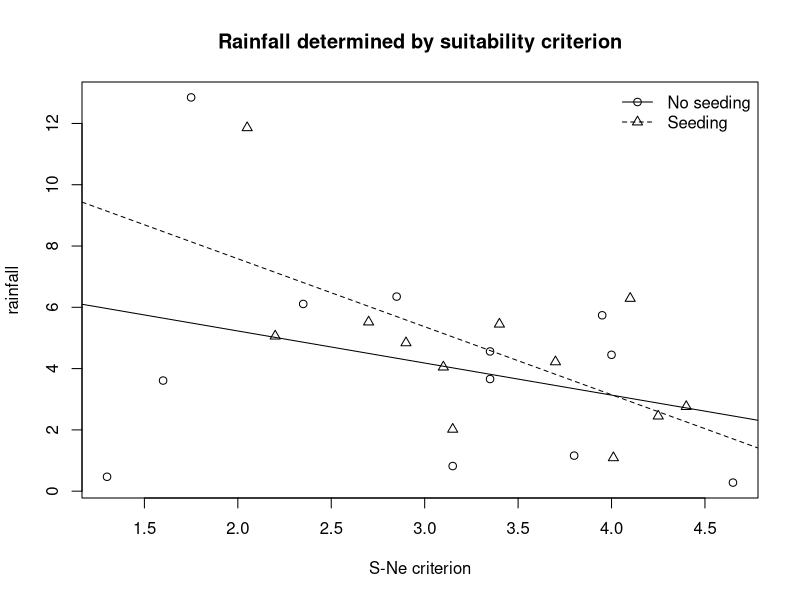
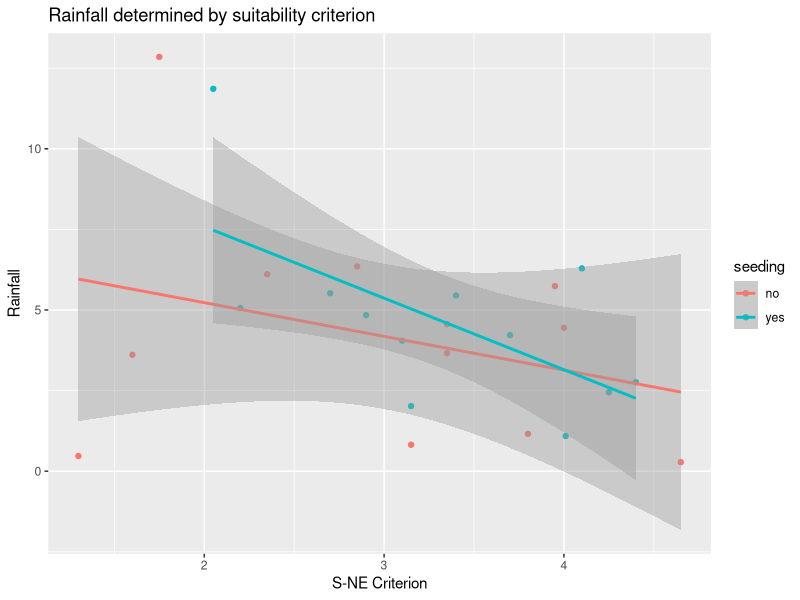
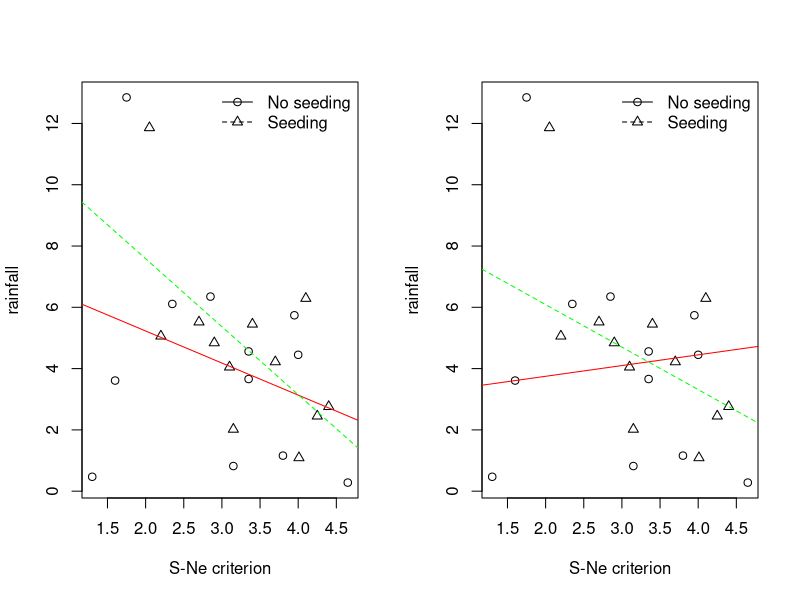
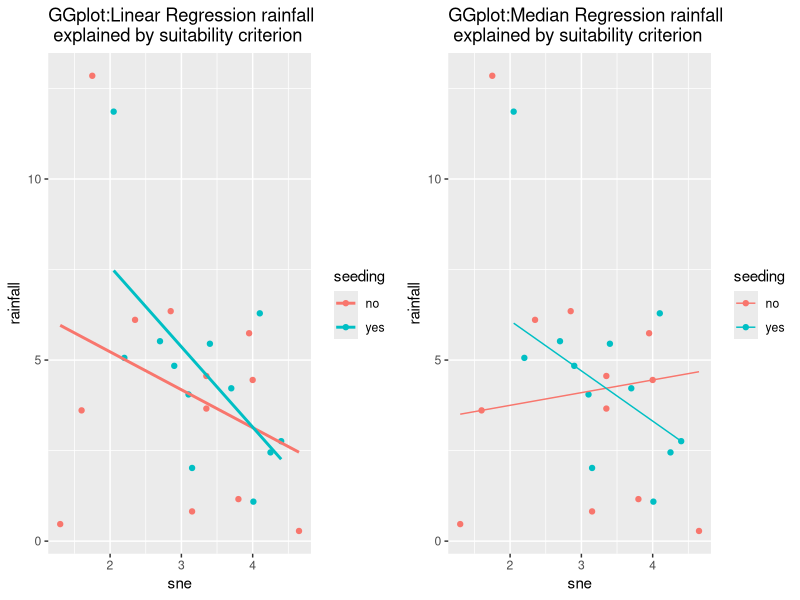
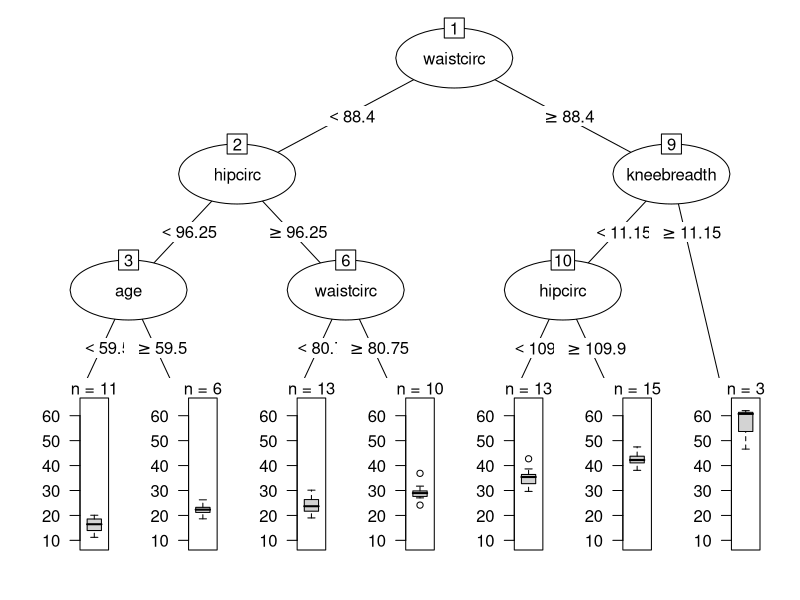
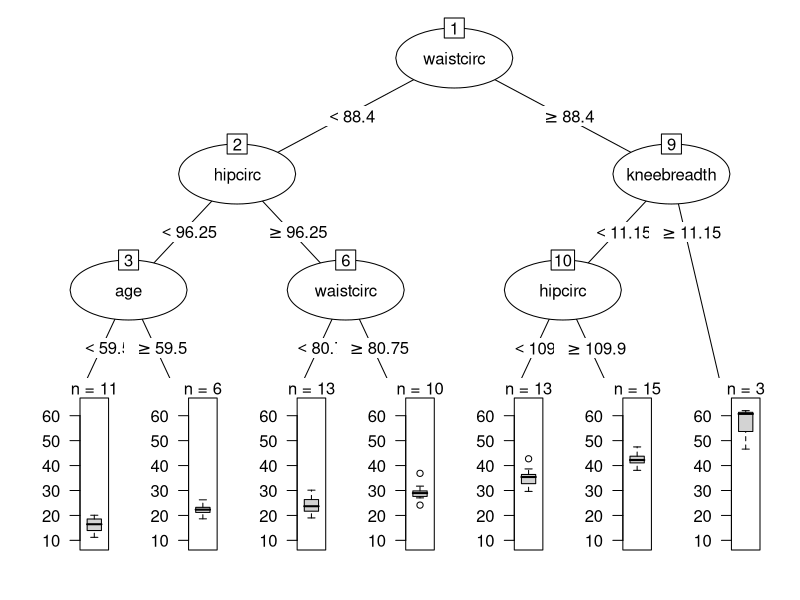
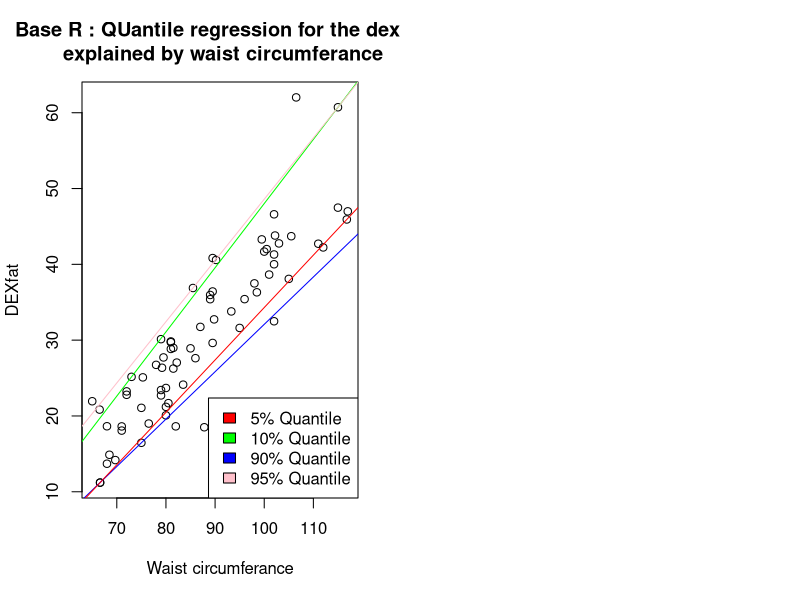
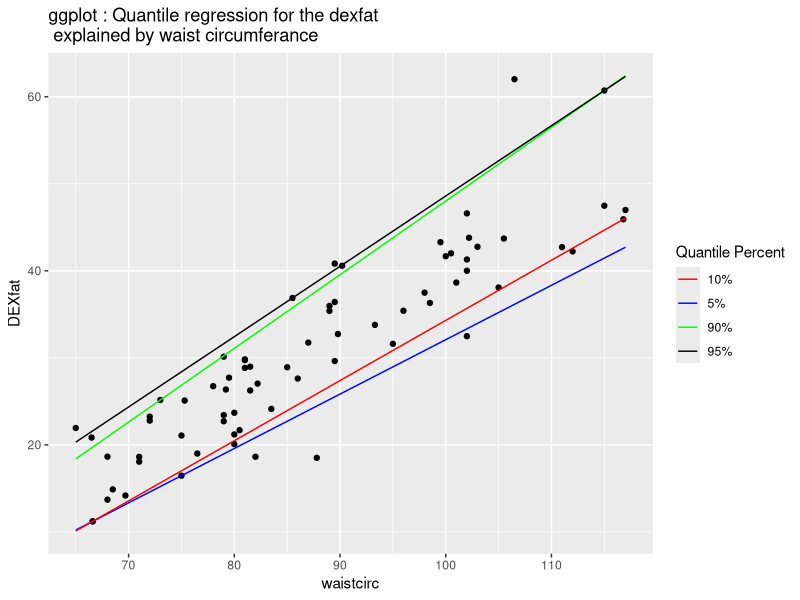

R code for these plots, in order:
## ---- chunk 1
knitr::opts_chunk$set(message=F,warning=F,echo=F,fig_height=10,fig_width=7,cache = F)
## ---- chunk 2
library(quantreg)
library(ggplot2)
library("gridExtra")
data("clouds", package = "HSAUR3")


clouds_formula <- rainfall ~ seeding + seeding:(sne + cloudcover + prewetness + echomotion) + time
che.lm <- lm(clouds_formula, data = clouds)
summary(che.lm)
cat("The seedingyes variable is the most significant variable in the model followed by seedingyes:sne")


# Median regression 
cat("Now we choose continous variable sne to fit our linear model")
med_reg <- rq(rainfall ~ sne, data = clouds, tau= 0.5)
# To see the P-values
summary(med_reg, se = "boot")
# To see the coffecients
# summary(med_reg)



# Linear regression
cat("Now we choose continous variable sne to fit our linear model")
lin_reg <- lm(rainfall~sne, data = clouds)
summary(lin_reg)



# MSE for the models 
MSE.med <- mean((predict(med_reg, data = clouds, type = "response")-clouds$rainfall)^2)
MSE.lm <- mean((predict(lin_reg, data = clouds)-clouds$rainfall)^2)

# Creating the table for the errors
final.data <- cbind(MSE.med, MSE.lm)
colnames(final.data) <- c("MSE of Median Regression", "MSE of Linear regression")
knitr::kable(final.data, digits = 3, caption = "MSE for the Median and linear Regression")


# Base R 
psymb <- as.numeric(clouds$seeding)
plot(rainfall ~ sne,
     main = ("Rainfall determined by suitability criterion"), data = clouds, pch = psymb,
xlab = "S-Ne criterion")
abline(lm(rainfall ~ sne, data = clouds,
subset = seeding == "no"))
abline(lm(rainfall ~ sne, data = clouds,
subset = seeding == "yes"), lty = 2)
legend("topright", legend = c("No seeding", "Seeding"),
pch = 1:2, lty = 1:2, bty = "n")

# Ggplot
ggplot(data=clouds, aes(x=sne, y=rainfall, col=seeding)) +
  geom_point() + geom_smooth(method='lm') +
  labs(title='Rainfall determined by suitability criterion',x='S-NE Criterion', 
       y='Rainfall')

# Graphical comaprision using Base R
layout(matrix(1:2,ncol=2))
psymb <- as.numeric(clouds$seeding)
plot(rainfall ~ sne, data = clouds, pch = psymb,
xlab = "S-Ne criterion")
abline(lm(rainfall ~ sne, data = clouds,
subset = seeding == "no"), col = "Red")
abline(lm(rainfall ~ sne, data = clouds,
subset = seeding == "yes"),col = "Green", lty = 2)
legend("topright", legend = c("No seeding", "Seeding"),
pch = 1:2, lty = 1:2, bty = "n")

plot(rainfall ~ sne, data = clouds, pch = psymb,
xlab = "S-Ne criterion")
abline(rq(rainfall ~ sne, data = clouds, tau = 0.5,
subset = seeding == "no"),col = "Red")
abline(rq(rainfall ~ sne, data = clouds,tau = 0.5,
subset = seeding == "yes"),col = "Green", lty = 2)
legend("topright", legend = c("No seeding", "Seeding"),
pch = 1:2, lty = 1:2, bty = "n")



# Graphical comparision in GGplot
gg_lm <- ggplot(clouds, aes(x = sne,y = rainfall, col = seeding))+ geom_point()+ geom_smooth(method='lm',se=FALSE)+
  labs(title = "GGplot:Linear Regression rainfall \n explained by suitability criterion", 
       xlab = "S-Ne ", ylab = "Rainfall" )

gg_med <- ggplot(clouds, aes(x = sne,y = rainfall, col = seeding))+ geom_point()+ 
  labs(title = "GGplot:Median Regression rainfall \n explained by suitability criterion", 
       xlab = "S-Ne ", ylab = "Rainfall" )+
  stat_quantile(quantiles=c(0.50), method='rq')


grid.arrange(gg_lm, gg_med, ncol= 2)


# referance : Brian S. Everitt, Torsten Hothorn - A handbook of statistical analyses using R-CRC 
# (2010)
# https://rstudio.com/wp-content/uploads/2016/11/ggplot2-cheatsheet-2.1.pdf

## ---- chunk 3
library(rpart)
library(partykit)
data(bodyfat, package = "TH.data")
bodfat_rpart <- rpart(DEXfat ~ age + waistcirc + hipcirc + elbowbreadth + kneebreadth, data = bodyfat, control = rpart.control(minsplit = 10))

# summary(bodfat_rpart)
plot(as.party(bodfat_rpart), tp_args = list(id = FALSE))

cat("CP table for the bodyfat")
print(bodfat_rpart$cptable)
 
min_cp <- which.min(bodfat_rpart$cptable[,"xerror"])
paste("CP value with the lowest xerror is: ",min_cp)
 
# extract the CP
cat("extracting the variable with the lowest xerror") 
cp <- bodfat_rpart$cptable[min_cp, "CP"]
bodyfat_prune <- prune(bodfat_rpart, cp = cp)

cat("Predicting the pruned regression tree of bodyfat data")
reg_tree <- predict(bodyfat_prune, data = bodyfat)

# Calculating MSE for the regression Tree
observed <- bodyfat$DEXfat
predict <- reg_tree
Reg_MSE <- mean((observed - predict)^2)

cat("Based on the pruning, plotting the regression tree")
plot(as.party(bodyfat_prune), tp_args = list(id = FALSE))


# Median regression model
bodyfat_medreg <- rq(DEXfat ~ age + waistcirc + hipcirc + elbowbreadth + kneebreadth, data=bodyfat, tau = 0.50)
summary(bodyfat_medreg)
med_reg_MSE<-  mean(bodyfat_medreg$residuals^2)


data_final <- cbind(Reg_MSE, med_reg_MSE)
colnames(data_final) <- c("MSE of Regression tree", "MSE of Median regression")
knitr::kable(data_final, digits = 3, caption = "MSE for the regression tree and median Regression")


# referance : Brian S. Everitt, Torsten Hothorn - A handbook of statistical analyses using R-CRC 
# (2010)
# https://stats.stackexchange.com/questions/110999/r-confused-on-residual-terminology
## ---- chunk 4
cat("Although we can choose waistcirc or hipcirc from the above pruned regression tree because it explaines the maximun data but I also want to choose by linear regression")

# For linear regression

bodyfat_lm <- lm(DEXfat ~ age + waistcirc + hipcirc + elbowbreadth + kneebreadth, data = bodyfat)
summary(bodyfat_lm)

# TAU = c(0.05, 0.10, 0.90, 0.95)

bodyfat_0.05 <- rq(DEXfat ~ age + waistcirc, data = bodyfat,tau = 0.05)
summary(bodyfat_0.05)
bodyfat_0.10 <- rq(DEXfat ~ age + waistcirc, data = bodyfat,tau = 0.10)
summary(bodyfat_0.10)
bodyfat_0.90 <- rq(DEXfat ~ age + waistcirc, data = bodyfat,tau = 0.90)
summary(bodyfat_0.90)
bodyfat_0.95 <- rq(DEXfat ~ age + waistcirc, data = bodyfat,tau = 0.95)
summary(bodyfat_0.95)


# Base plot
plot(DEXfat ~ waistcirc, data = bodyfat, main = "Base R : QUantile regression for the dexfat\n explained by waist circumferance", xlab = "Waist circumferance")
abline(rq(DEXfat ~ waistcirc, data=bodyfat, tau = 0.05), col='blue')
abline(rq(DEXfat ~ waistcirc, data=bodyfat, tau = 0.10), col='Red')
abline(rq(DEXfat ~ waistcirc, data=bodyfat, tau = 0.90), col='Green')
abline(rq(DEXfat ~ waistcirc, data=bodyfat, tau = 0.95), col='Pink')
legend('bottomright', legend = c('5% Quantile', '10% Quantile','90% Quantile', '95% Quantile'),
       fill=c('red','green','blue', 'pink'))



# GGplot

ggplot(bodyfat, aes(x =waistcirc,y = DEXfat))+ geom_point()+
  labs(title = "ggplot : Quantile regression for the dexfat \n explained by waist circumferance", 
  xlab = "Waist Circumferance")+
  stat_quantile(quantiles=c(0.05), method='rq', aes(colour= '5%'))+
  stat_quantile(quantiles=c(0.10), method='rq', aes(colour= '10%'))+
  stat_quantile(quantiles=c(0.90), method='rq', aes(colour= '90%'))+
  stat_quantile(quantiles=c(0.95), method='rq', aes(colour= '95%'))+
  scale_color_manual(name="Quantile Percent", values = c('5%' = "Blue", '10%' = "Red", '90%' = "Green", '95%' = "Black"))
  #scale_color_manual(values = colors)
   
